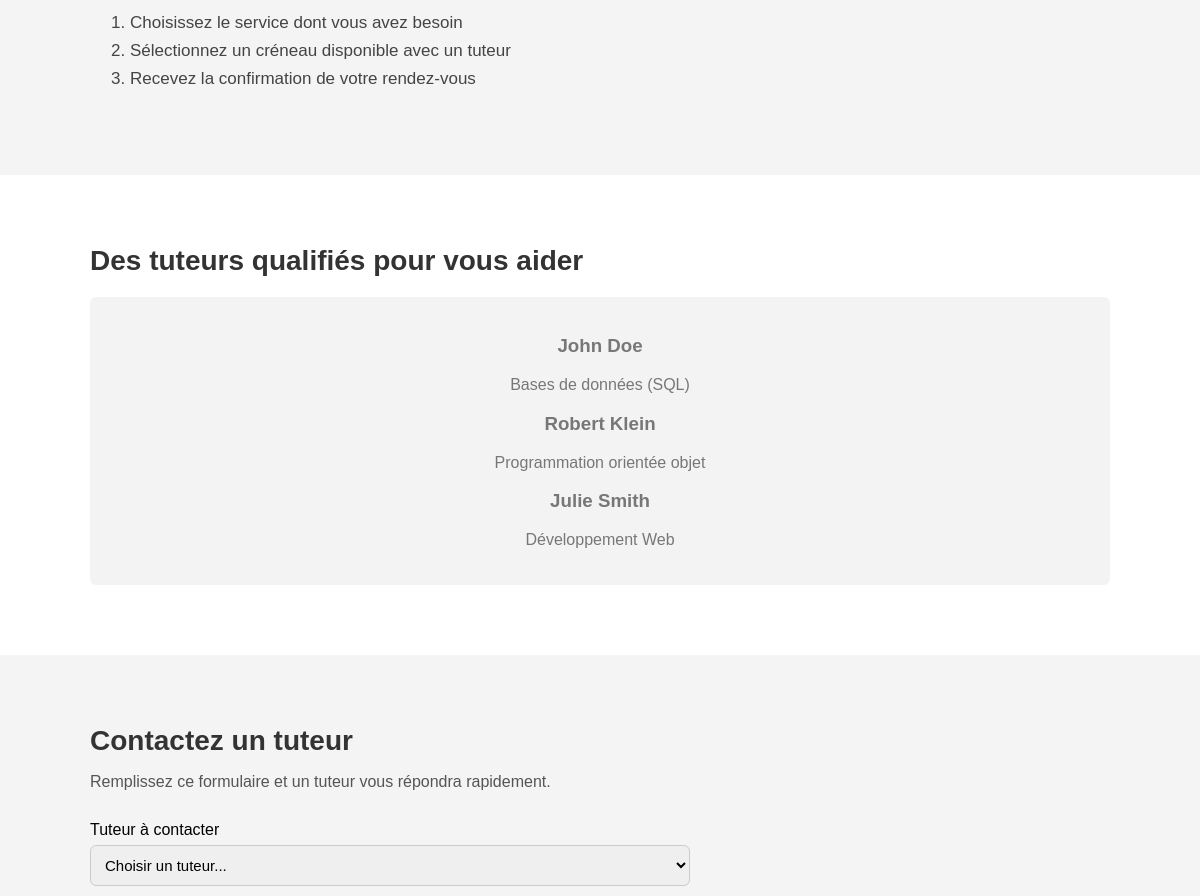
The app's page / (middle part), older data.
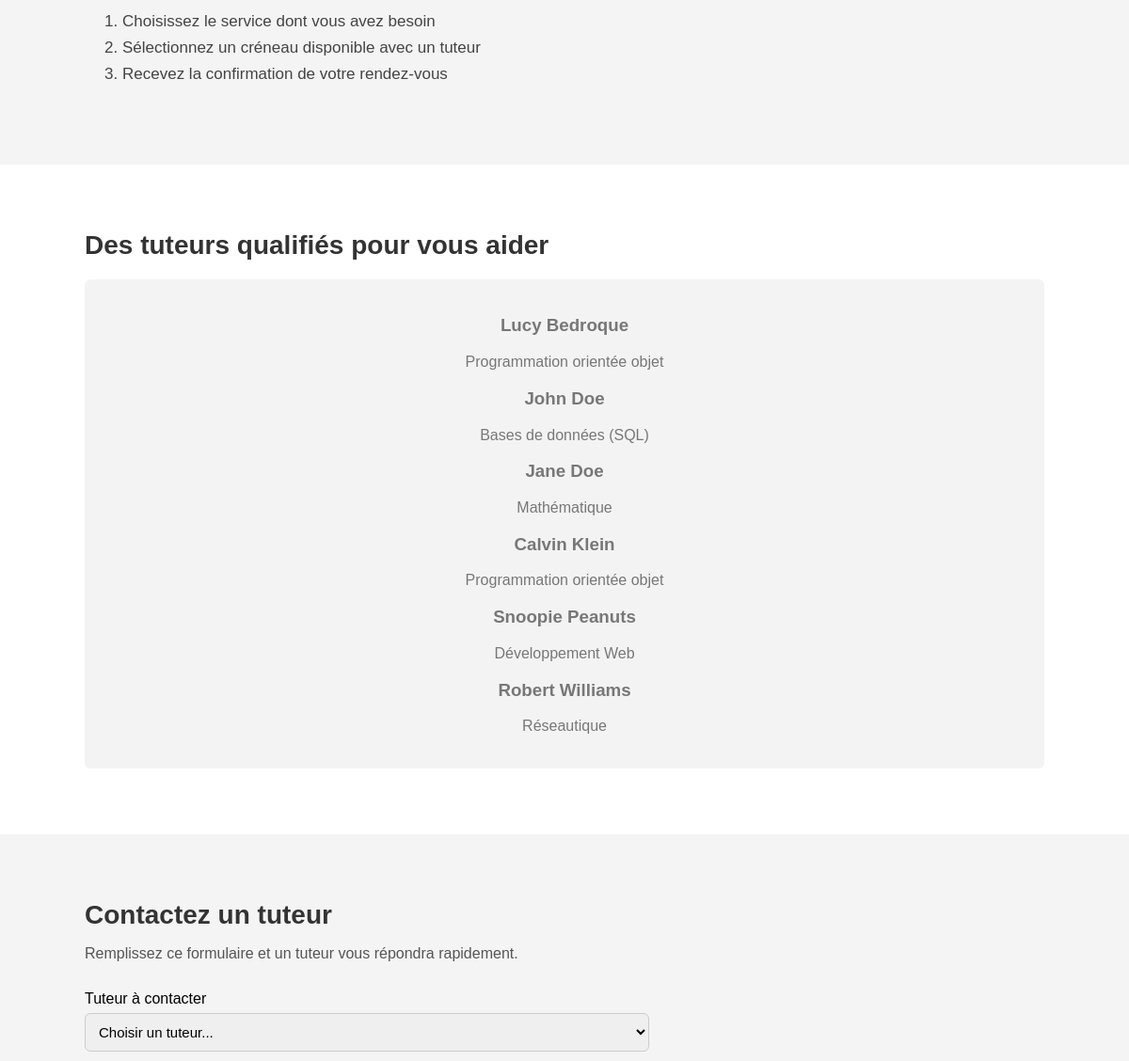
The same page, newer data.
### tables this page shows
CREATE TABLE tuteurs (
    id_tuteur INT AUTO_INCREMENT PRIMARY KEY,
    nom VARCHAR(100) NOT NULL,
    prenom VARCHAR(100) NOT NULL,
    specialite VARCHAR(150),
    email VARCHAR(150) UNIQUE NOT NULL,
    telephone VARCHAR(20),
    date_inscription TIMESTAMP DEFAULT CURRENT_TIMESTAMP
);

### index.php (the view, shortened to what this page needs)
<?php
try {
    $conn = new PDO(
        "mysql:host=localhost;dbname=tutoplus_db;charset=utf8mb4",
        "root",
        ""
    );
    $conn->setAttribute(PDO::ATTR_ERRMODE, PDO::ERRMODE_EXCEPTION);
} catch (PDOException $e) {
    echo "Erreur de connexion: " . $e->getMessage();
    exit;
}
try {
    $stmt = $conn->query("SELECT id_tuteur, nom, prenom, specialite FROM tuteurs ORDER BY nom ASC");
    $tuteurs = $stmt->fetchAll(PDO::FETCH_ASSOC);
} catch (PDOException $e) {
    echo "Erreur lors du chargement des tuteurs: " . $e->getMessage();
    exit;
}
?>
<!DOCTYPE html>
<html lang="fr">
<head>
    <link rel="stylesheet" href="style.css">
</head>
<body>
    <main>
        <section id="fonctionnement" class="section-alt">
            <div class="container">
                <ol class="etapes-fonctionnement">
                    <li>Choisissez le service dont vous avez besoin</li>
                    <li>Sélectionnez un créneau disponible avec un tuteur</li>
                    <li>Recevez la confirmation de votre rendez-vous</li>
                </ol>
            </div>
        </section>
        <section id="tuteurs" class="section">
            <div class="container">
                <header class="section-header">
                    <h2>Des tuteurs qualifiés pour vous aider</h2>
                </header>
                <div class="tuteurs-liste">
                    <?php foreach ($tuteurs as $t): ?>
                        <div class="tuteur-card">
                            <h3><?= htmlspecialchars($t['prenom'] . " " . $t['nom']) ?></h3>
                            <p><?= htmlspecialchars($t['specialite']) ?></p>
                        </div>
                    <?php endforeach; ?>
                </div>
            </div>
        </section>
        <section id="contact" class="section-alt">
            <div class="container">
                <header class="section-header">
                    <h2>Contactez un tuteur</h2>
                    <p>Remplissez ce formulaire et un tuteur vous répondra rapidement.</p>
                </header>
                <form id="contactForm" class="contact-form">
                    <div class="form-group">
                        <label>Tuteur à contacter</label>
                        <select id="tuteur" required>
                            <option value="">Choisir un tuteur...</option>
                        </select>
                    </div>
                </form>
            </div>
        </section>
    </main>
</body>
</html>

### style.css (style rules this page uses)
:root { --couleur-principale: #d10000; --couleur-secondaire: #bdbdbd; --couleur-fond: #ffffff; --couleur-texte: #000000; --font-principale: Arial, Helvetica, sans-serif; --slot-height: 50px; }
html, body { height: 100%; }
body { display: flex; flex-direction: column; min-height: 100vh; font-family: Arial; background: var(--couleur-fond); margin: 0; padding: 0; padding-top: 60px; }
main { flex: 1 0 auto; }
.section-header h2 { margin-top: 0; color: var(--couleur-texte); }
.section, .section-alt { padding: 70px 0; }
.section { background: #ffffff; }
.section-alt { background: #f4f4f4; }
.section .container, .section-alt .container { width: 85%; max-width: 1100px; margin: auto; }
.section-header h2 { font-size: 28px; color: #333; margin-bottom: 10px; }
.section-header p { margin-bottom: 30px; color: #555; font-size: 16px; }
.section+.section, .section+.section-alt, .section-alt+.section, .section-alt+.section-alt { margin-top: 0; }
.section-alt:last-of-type { margin-bottom: 0; padding-bottom: 60px; }
.etapes-fonctionnement li { margin: 10px 0; font-size: 17px; color: #444; }
.tuteurs-liste { margin-top: 20px; padding: 20px; background: #f3f3f3; border-radius: 6px; color: #777; text-align: center; }
.etapes-fonctionnement li { margin: 8px 0; font-size: 17px; }
.contact-form { max-width: 600px; margin-left: 0; margin-right: auto; }
.form-group label { margin: 0 0 6px 0; }
.form-group { margin-bottom: 15px; display: flex; flex-direction: column; }
.form-group input, .form-group textarea, .form-group select { width: 100%; padding: 10px; border: 1px solid #ccc; border-radius: 6px; font-size: 15px; box-sizing: border-box; }

Row changes from the older to the newer data that the page shows:
added tuteurs: prenom+nom "Lucy Bedroque", specialite "Programmation orientée objet"
added tuteurs: prenom+nom "Jane Doe", specialite "Mathématique"
changed tuteurs: prenom+nom "Robert Klein" → "Calvin Klein"
changed tuteurs "Développement Web": prenom+nom "Julie Smith" → "Snoopie Peanuts"
added tuteurs: prenom+nom "Robert Williams", specialite "Réseautique"
